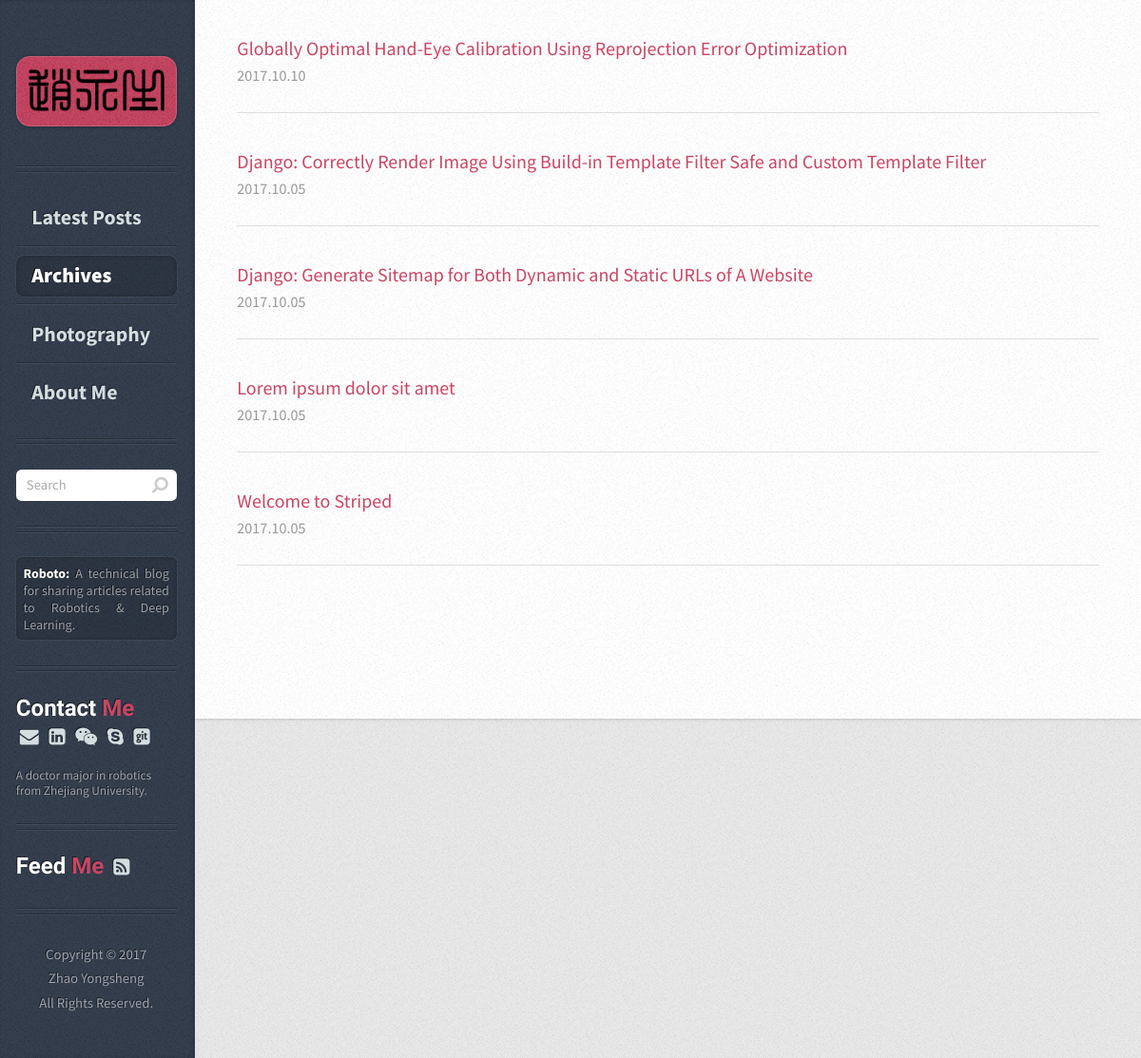
/archives/, run on an earlier commit of the app's database.
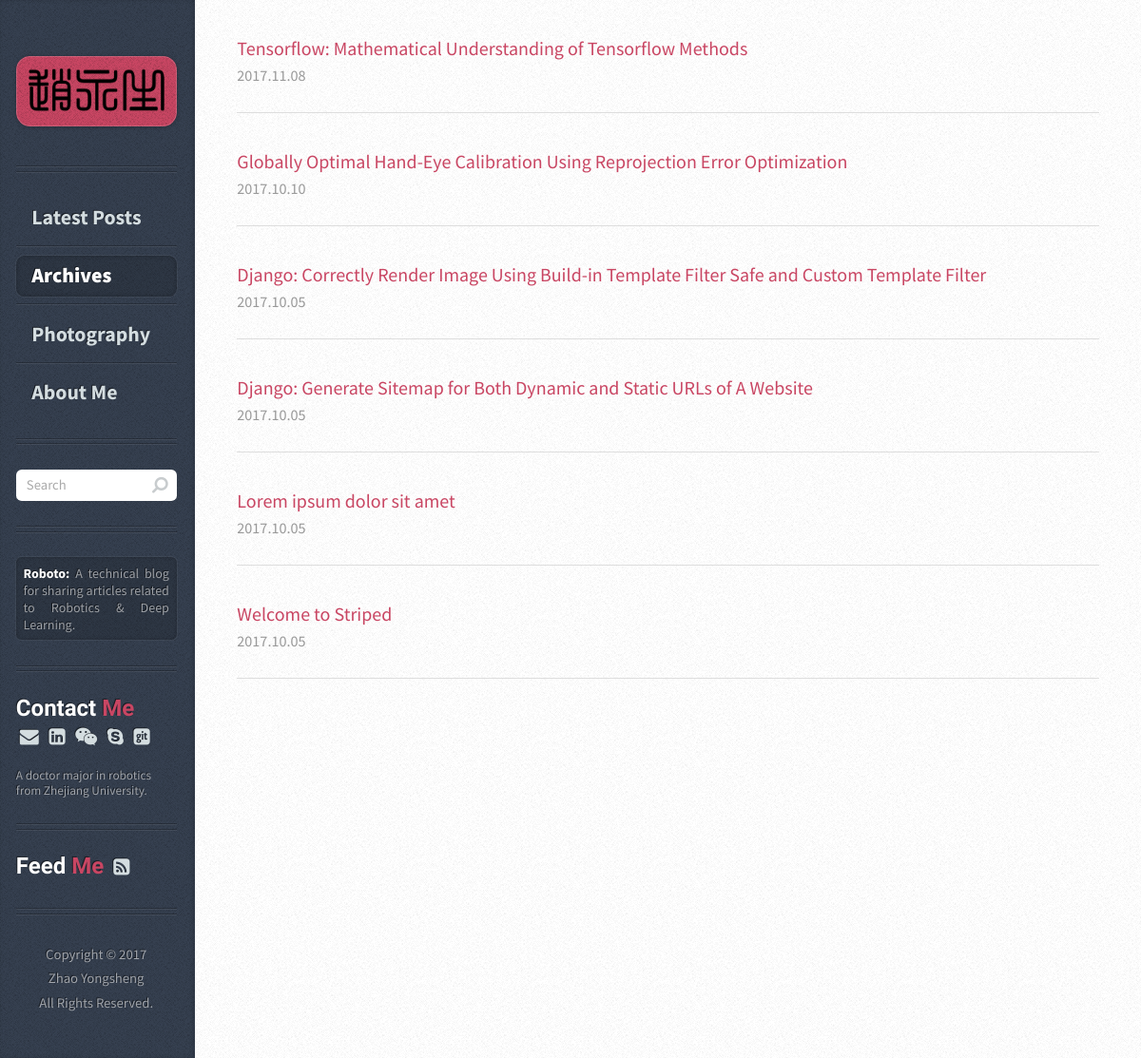
And on a later commit of the database.
### article/models.py (models this page shows, shortened)
class Article(models.Model):
    title = models.CharField(max_length=100)  # 博客题目
    category = models.CharField(max_length=50, blank=True)  # 博客标签
    lovecount = models.IntegerField(default=0)  # 博客点赞数量
    date_time = models.DateTimeField(auto_now_add=True)  # 博客日期
    abstract = models.TextField(blank=True, null=True)  # 博客文章简介
    content = models.TextField(blank=True, null=True)  # 博客文章正文
    cover = models.CharField(max_length=75, blank=True)  # 博客封面
    views = models.PositiveIntegerField(default=0) # 博客阅读数量
    class Meta:  # 按时间下降排序
        ordering = ['-date_time']

### article/views.py (the view)
# urls.py: url(r'^archives/$', archives, name='archives'),
def archives(request):
        post_list = Article.objects.all()
        return render(request, 'archives.html', {'post_list': post_list})

### templates/archives.html
	{% extends "base.html" %}
{% load static %}
{% block content_post %}
  {% for post in post_list%}
      <article class="box post post-excerpt">
          <a href="{% url "article" id=post.id %}" style="font-size: 20px; text-decoration: none; display: inline-block; padding-top: 9px;">{{ post.title }}</a>
        <div class="newinfo">
          <span class="newdate">
            <span class="newyear">
              {{post.date_time.year}}.{% if post.date_time.month < 10 %}0{{post.date_time.month}}{% else %}{{post.date_time.month}}{% endif %}.{% if post.date_time.day < 10 %}0{{post.date_time.day}}{% else %}{{post.date_time.day}}{% endif %}
            </span>
          </span>
        </div>
       </article>
  {% endfor %}
{% endblock %}
{% block content_nav %}
<li><a href="{% url "home" %}">Latest Posts</a></li>
<li class="current"><a href="{% url "archives" %}">Archives</a></li>
<li><a href="{% url "photography" %}">Photography</a></li>
<li><a href="{% url "about_me" %}">About Me</a></li>
{% endblock%}

What changed in the data, as far as the page shows it:
added Article: title "Tensorflow: Mathematical Understanding of Tensorflow Methods", date_time.year "2017", date_time.month "11", date_time.day "8"
